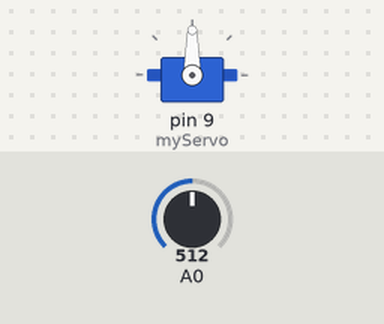
Bench run of a sketch on a simulated Arduino Uno, built with avr-gcc and run on an emulated ATmega328P. Shown: servo. The inputs (shaded band) are chosen by the test bench; at power-on: A0 = 512. What the sketch prints to the serial monitor is not drawn.

Above: at 0.1 s.
Timing chart, 0 to 4.7 s (numbered marks = the images above):
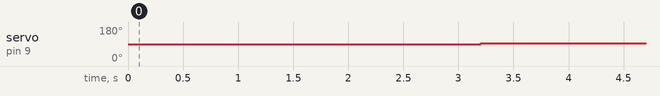

Measured:
- by itself, servo on pin 9 (myServo): 90° → 93° at 3.2 s

The sketch:

ECE387_MIDTERM_SM.ino
```cpp
#include <Servo.h>
#include <avr/io.h>
#include <avr/interrupt.h>

#define ST_INIT      0xF                       //Initializing emg sensor. First go
#define ST_RST       0xE                       //Reset
#define ST_CAL       0x1                       //State Cal - calibration sate
#define ST_IDLE      0x2                       //Adding idle state as a no-op
#define ST_GO        0x3                       //State 1 - increase in muscle activity, assuming walking if coming from idle state
#define ST_STRIDE    0x4                       //State 2 - Mid stride - serves as reference point
#define ST_PASS      0x5                       //State 3 - Pass position state - if two legs were implemented,
                                                  //this would be where the free foot passes the foot bearing the load


#define aPIN         0x0                       //analog pin to be used (A0)


//Pins for I/O
Servo myServo;
int pos = 0;
int drive = 0;

//Interrupt values and helpers
volatile int muscData;
volatile boolean ADC_DONE;
volatile int oldVal;
volatile int newVal = 0;
boolean adcStarted;
boolean rxReady;

//State Machine
int STATE = 0;

//Values for implementing millis() timer
int calibTime = 3000;
long currentTime = 0;
long resetTime = 0;
long resetInterval = 0;


void setup() {
  Serial.begin(9600);
  Serial.println("Initializing...");
  myServo.attach(9);

  ADMUX = (0 << REFS1)
        | (1 << REFS0)                      //Here we are selecting what reference we will be using (See datasheet for refences)
        | (aPIN & 0x07);                    //Selecting A0


  ADCSRA |= (1 << ADSC) | (1 << ADIE);      //Setting the Interrupt En. and Start conversion bits in our ADCSRA register

  STATE = ST_INIT;                           //Setting the state to calibrate, when the emg sensor boots up it outputs high for a couple seconds

}

ISR(ADC_vect){
  byte low, high;

  oldVal = newVal;

  low = ADCL;                              //Must read low value (low register) first so that our high value is locked
  high = ADCH;                             //If high is read first, our data would be erased
  muscData = low | (high << 8);            //Combining our data to use later

  newVal = muscData;

  ADC_DONE = true;

}

void loop() {

  //Checking if we have recieved our data from A0, and we are ready to use it
  if(ADC_DONE){

     //Reset checking
     if(muscData == 0 && (STATE != ST_INIT || STATE != ST_RST)){
        resetTime = millis();                 // time we reset
        resetInterval = resetTime + 3000;
        STATE = ST_RST;

     }


     switch(STATE){

      //14
      case ST_RST:
            resetTime = millis();
            (resetTime >= resetInterval) ? STATE = ST_IDLE : ST_RST;
            break;
      //15
      case ST_INIT:
            currentTime = millis();
            (currentTime >= calibTime) ? STATE = ST_IDLE : ST_INIT;
            break;
      //1
     /* case ST_CAL:

           //do nothing.  need to hold position here while EMG sensor calibrates                     ////currenlty unused for now, might need later
           resetTime = millis();
           Serial.print(F("Value: "));
           Serial.println((muscData));
           (resetTime >= resetInterval) ? STATE = ST_IDLE : ST_CAL;
           break;
      */
      //2
      case ST_IDLE:

           myServo.writeMicroseconds(1500);
           Serial.print(F("Value: "));
           Serial.println((muscData));
           (muscData > oldVal && (muscData - oldVal >= 100)) ? STATE = ST_GO : STATE = ST_IDLE;
           break;
      //3
      case ST_GO:

           Serial.print(F("Value: "));
           Serial.println((muscData));
           //drive = map(muscData, 0, 700, 120, 180);       //Scaling down our value from our EMG sensor from [0-700] to [0-180] ( > 90 to lift leg )
           myServo.write(160);
           delay(200);
           myServo.writeMicroseconds(1500);
           STATE = ST_STRIDE;
           break;
      //4
      case ST_STRIDE:

           //mid stride now, no need to do anything except check data
           Serial.print(F("Value: "));
           Serial.println((muscData));
           //(muscData < oldVal && ( oldVal - muscData >= 75) && STATE == ST_STRIDE) ? STATE = ST_PASS : STATE = ST_STRIDE;
           (muscData < oldVal && ( oldVal - muscData >= 100)) ? STATE = ST_PASS : STATE = ST_STRIDE;
           break;
      //5
      case ST_PASS:

           Serial.print(F("Value: "));
           Serial.println((muscData));
          // drive = map(muscData, 0, 700, 0, 60);       //Scaling down our value from our EMG sensor from [0-700] to [0-180] ( > 90 to lift leg )
           myServo.write(20);
           delay(200);
           myServo.writeMicroseconds(1500);
           STATE = ST_IDLE;
           break;

      default:
           break;

     }
      delay(200);
      Serial.println(STATE);
      adcStarted = false;

   }

   if(!adcStarted){

      ADCSRA |= (1 << ADSC) | (1 << ADIE);
      adcStarted = true;

    }

}
```
